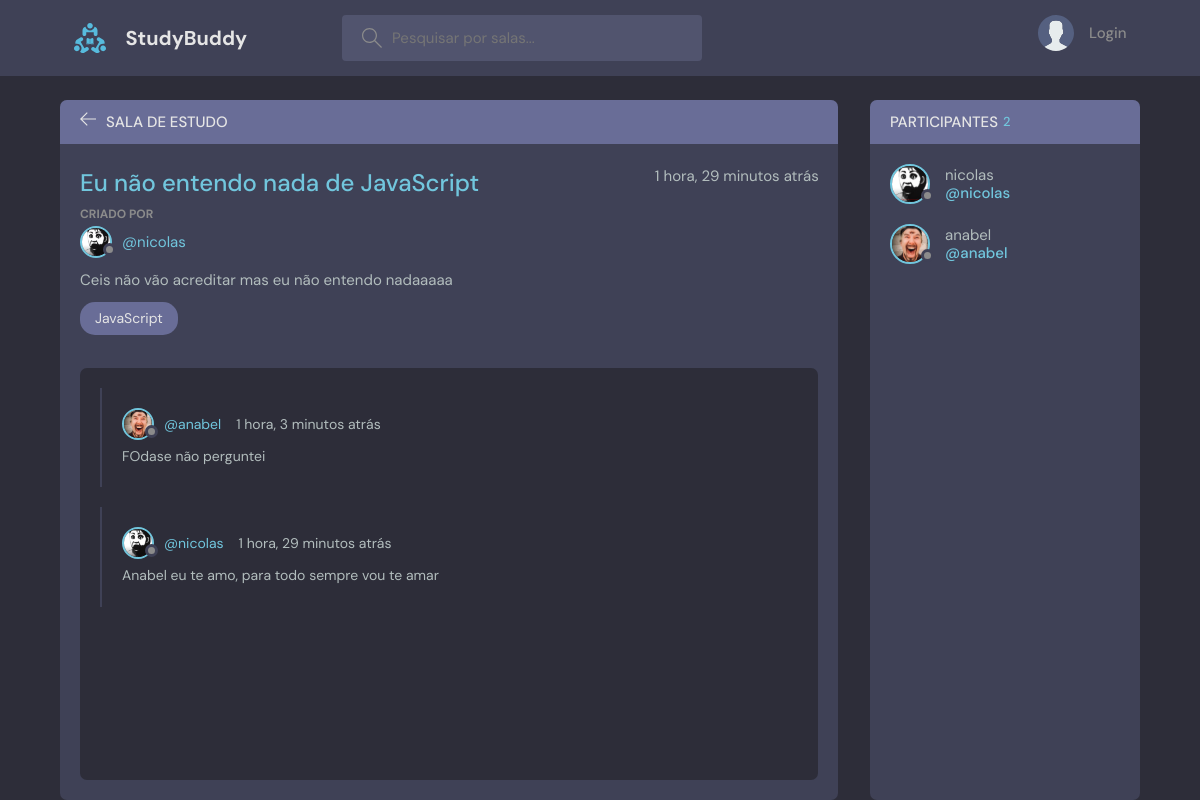
The page /sala/3/ on the database its author committed.
### base/models.py (models this page shows, shortened)
class Room(models.Model):
    host = models.ForeignKey(User, on_delete=models.SET_NULL, null=True, blank=True)
    topic = models.ForeignKey(Topic, on_delete=models.SET_NULL, null=True, blank=True)
    name = models.CharField(max_length=200)
    description = models.TextField(null=True, blank=True)
    participants = models.ManyToManyField(User, related_name='participants', blank=True)
    updated = models.DateTimeField(auto_now=True) #salva sempre que atualiza
    created = models.DateTimeField(auto_now_add=True) #salva apenas na criação
    class Meta:
        ordering = ['-updated', '-created']

class User(AbstractUser):
    name = models.CharField(max_length=200, null=True)
    email = models.EmailField(null=True, unique=True)
    bio = models.TextField(null=True)
    avatar = models.ImageField(null=True, default='avatar.svg')
    USERNAME_FIELD = 'email'
    REQUIRED_FIELDS = []

class Topic(models.Model):
    name = models.CharField(max_length=200)
    def __str__(self):
        return self.name

class Message(models.Model):
    user = models.ForeignKey(User, on_delete=models.CASCADE)
    room = models.ForeignKey(Room, on_delete=models.CASCADE)
    body = models.TextField()
    updated = models.DateTimeField(auto_now=True) #salva sempre que atualiza
    created = models.DateTimeField(auto_now_add=True) #salva apenas na criação
    class Meta:
        ordering = ['-updated', '-created']

### base/views.py (the view, shortened to what this page needs)
# urls.py: path('sala/<str:pk>/', views.sala, name='sala'),
def sala(request, pk):
    sala = Room.objects.get(id=pk)
    sala_messages = sala.message_set.all()
    participants = sala.participants.all()
    context = {'sala': sala, 'sala_messages': sala_messages, 'participants': participants}
    return render(request, 'base/sala.html', context)

### base/templates/base/sala.html (shortened to what this page needs)
{% extends 'main.html' %}
{% block content %}
    <main class="profile-page layout layout--2">
      <div class="container">
        <div class="room">
          <div class="room__top">
            <div class="room__topLeft">
              <a href="{% url 'home' %}">
                <svg version="1.1" xmlns="http://www.w3.org/2000/svg" width="32" height="32" viewBox="0 0 32 32">
                  <title>arrow-left</title>
                  <path
                    d="M13.723 2.286l-13.723 13.714 13.719 13.714 1.616-1.611-10.96-10.96h27.625v-2.286h-27.625l10.965-10.965-1.616-1.607z"
                  ></path>
                </svg>
              </a>
              <h3>Sala de estudo</h3>
            </div>
          </div>
          <div class="room__box scroll">
            <div class="room__header scroll">
              <div class="room__info">
                <h3>{{sala.name}}</h3>
                <span>{{sala.created|timesince}} atrás</span>
              </div>
              <div class="room__hosted">
                <p>Criado por</p>
                <a href="{% url 'user_profile' sala.host.id %}" class="room__author">
                  <div class="avatar avatar--small">
                    <img src="{{sala.host.avatar.url}}" />
                  </div>
                  <span>@{{sala.host.username}}</span>
                </a>
              </div>
              <div class="room__details">
                {{sala.description}}
              </div>
              <span class="room__topics">{{sala.topic}}</span>
            </div>
            <div class="room__conversation">
              <div class="threads scroll">
                {% for message in sala_messages %}
                <div class="thread">
                  <div class="thread__top">
                    <div class="thread__author">
                      <a href="{% url 'user_profile' message.user.id %}" class="thread__authorInfo">
                        <div class="avatar avatar--small">
                          <img src="{{message.user.avatar.url}}" />
                        </div>
                        <span>@{{message.user.username}}</span>
                      </a>
                      <span class="thread__date">{{message.created|timesince}} atrás</span>
                    </div>
                  </div>
                  <div class="thread__details">
                    {{message.body}}
                  </div>
                </div>
                {% endfor %}
              </div>
            </div>
          </div>
        </div>
        <div class="participants">
          <h3 class="participants__top">Participantes <span>{{participants.count}}</span></h3>
          <div class="participants__list scroll">
            {% for user in participants %}
            <a href="{% url 'user_profile' user.id %}" class="participant">
              <div class="avatar avatar--medium">
                <img src="{{user.avatar.url}}" />
              </div>
              <p>
                {{user.username}}
                <span>@{{user.username}}</span>
              </p>
            </a>
            {% endfor %}
          </div>
        </div>
      </div>
    </main>
{% endblock content %}

### rows shown on the page
Room: name "Eu não entendo nada de JavaScript", created "1 hora, 29 minutos", host.avatar (picture), host.username "nicolas", description "Ceis não vão acreditar mas eu não entendo nadaaaaa", topic "JavaScript"
Message: user.avatar (picture), user.username "anabel", created "1 hora, 3 minutos", body "FOdase não perguntei"
Message: user.avatar (picture), user.username "nicolas", created "1 hora, 29 minutos", body "Anabel eu te amo, para todo sempre vou te amar"
User: avatar (picture), username "nicolas"
User: avatar (picture), username "anabel"

### other values the page prints
{{ participants.count }} "2"
